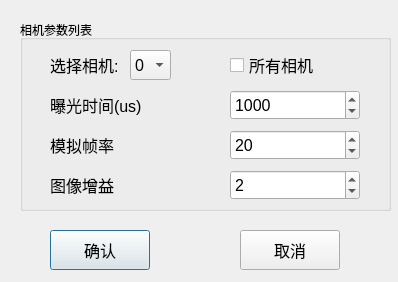
<?xml version="1.0" encoding="UTF-8"?>
<ui version="4.0">
 <class>CameraConfig</class>
 <widget class="QDialog" name="CameraConfig">
  <property name="geometry">
   <rect>
    <x>0</x>
    <y>0</y>
    <width>398</width>
    <height>282</height>
   </rect>
  </property>
  <property name="windowTitle">
   <string>CameraConfig</string>
  </property>
  <widget class="QPushButton" name="pushButton_1">
   <property name="geometry">
    <rect>
     <x>50</x>
     <y>230</y>
     <width>100</width>
     <height>40</height>
    </rect>
   </property>
   <property name="font">
    <font>
     <pointsize>12</pointsize>
    </font>
   </property>
   <property name="text">
    <string>确认</string>
   </property>
  </widget>
  <widget class="QGroupBox" name="groupBox">
   <property name="geometry">
    <rect>
     <x>20</x>
     <y>20</y>
     <width>371</width>
     <height>191</height>
    </rect>
   </property>
   <property name="title">
    <string>相机参数列表</string>
   </property>
   <widget class="QSpinBox" name="spinBox_3">
    <property name="geometry">
     <rect>
      <x>210</x>
      <y>150</y>
      <width>130</width>
      <height>30</height>
     </rect>
    </property>
    <property name="font">
     <font>
      <pointsize>12</pointsize>
     </font>
    </property>
    <property name="maximum">
     <number>14</number>
    </property>
    <property name="value">
     <number>2</number>
    </property>
   </widget>
   <widget class="QLabel" name="label_1">
    <property name="geometry">
     <rect>
      <x>30</x>
      <y>70</y>
      <width>130</width>
      <height>30</height>
     </rect>
    </property>
    <property name="font">
     <font>
      <pointsize>12</pointsize>
     </font>
    </property>
    <property name="text">
     <string>曝光时间(us)</string>
    </property>
   </widget>
   <widget class="QLabel" name="label_3">
    <property name="geometry">
     <rect>
      <x>30</x>
      <y>150</y>
      <width>130</width>
      <height>30</height>
     </rect>
    </property>
    <property name="font">
     <font>
      <pointsize>12</pointsize>
     </font>
    </property>
    <property name="text">
     <string>图像增益</string>
    </property>
   </widget>
   <widget class="QSpinBox" name="spinBox_1">
    <property name="geometry">
     <rect>
      <x>210</x>
      <y>70</y>
      <width>130</width>
      <height>30</height>
     </rect>
    </property>
    <property name="font">
     <font>
      <pointsize>12</pointsize>
     </font>
    </property>
    <property name="maximum">
     <number>10000</number>
    </property>
    <property name="value">
     <number>1000</number>
    </property>
   </widget>
   <widget class="QLabel" name="label_0">
    <property name="geometry">
     <rect>
      <x>30</x>
      <y>30</y>
      <width>81</width>
      <height>30</height>
     </rect>
    </property>
    <property name="font">
     <font>
      <pointsize>12</pointsize>
     </font>
    </property>
    <property name="text">
     <string>选择相机:</string>
    </property>
   </widget>
   <widget class="QComboBox" name="comboBox_0">
    <property name="geometry">
     <rect>
      <x>110</x>
      <y>30</y>
      <width>41</width>
      <height>30</height>
     </rect>
    </property>
    <property name="font">
     <font>
      <pointsize>12</pointsize>
     </font>
    </property>
    <item>
     <property name="text">
      <string>0</string>
     </property>
    </item>
   </widget>
   <widget class="QCheckBox" name="checkBox_0">
    <property name="geometry">
     <rect>
      <x>210</x>
      <y>30</y>
      <width>130</width>
      <height>30</height>
     </rect>
    </property>
    <property name="font">
     <font>
      <pointsize>12</pointsize>
     </font>
    </property>
    <property name="text">
     <string>所有相机</string>
    </property>
   </widget>
   <widget class="QLabel" name="label_2">
    <property name="geometry">
     <rect>
      <x>30</x>
      <y>110</y>
      <width>130</width>
      <height>30</height>
     </rect>
    </property>
    <property name="font">
     <font>
      <pointsize>12</pointsize>
     </font>
    </property>
    <property name="text">
     <string>模拟帧率</string>
    </property>
   </widget>
   <widget class="QSpinBox" name="spinBox_2">
    <property name="geometry">
     <rect>
      <x>210</x>
      <y>110</y>
      <width>130</width>
      <height>30</height>
     </rect>
    </property>
    <property name="font">
     <font>
      <pointsize>12</pointsize>
     </font>
    </property>
    <property name="maximum">
     <number>120</number>
    </property>
    <property name="value">
     <number>20</number>
    </property>
   </widget>
  </widget>
  <widget class="QPushButton" name="pushButton_2">
   <property name="geometry">
    <rect>
     <x>240</x>
     <y>230</y>
     <width>100</width>
     <height>40</height>
    </rect>
   </property>
   <property name="font">
    <font>
     <pointsize>12</pointsize>
    </font>
   </property>
   <property name="text">
    <string>取消</string>
   </property>
  </widget>
 </widget>
 <resources/>
 <connections/>
</ui>
